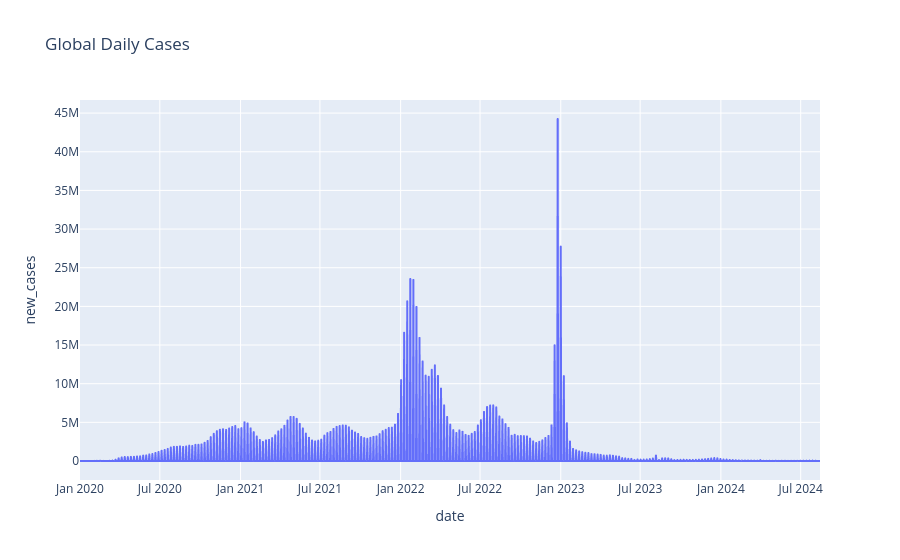

Source (notebook cell):
### Code cell
fig = px.line(
    global_daily,
    x='date',
    y='new_cases',
    title="Global Daily Cases"
)

fig.show()

### Figure 1 — Plotly figure (JSON) as saved in the notebook; plotly's stock layout.template omitted (floating-point values rounded to 4 significant figures; data arrays with more than 128 entries replaced by an {"elided": "..."} marker saying what was removed)
{"data": [{"hovertemplate": "date=%{x}<br>new_cases=%{y}<extra></extra>", "legendgroup": "", "line": {"color": "#636efa", "dash": "solid"}, "marker": {"symbol": "circle"}, "mode": "lines", "name": "", "showlegend": false, "type": "scattergl", "x": {"elided": "1688 str values"}, "xaxis": "x", "y": {"elided": "1688 float values"}, "yaxis": "y"}], "layout": {"legend": {"tracegroupgap": 0}, "title": {"text": "Global Daily Cases"}, "xaxis": {"anchor": "y", "domain": [0, 1], "title": {"text": "date"}}, "yaxis": {"anchor": "x", "domain": [0, 1], "title": {"text": "new_cases"}}}}
